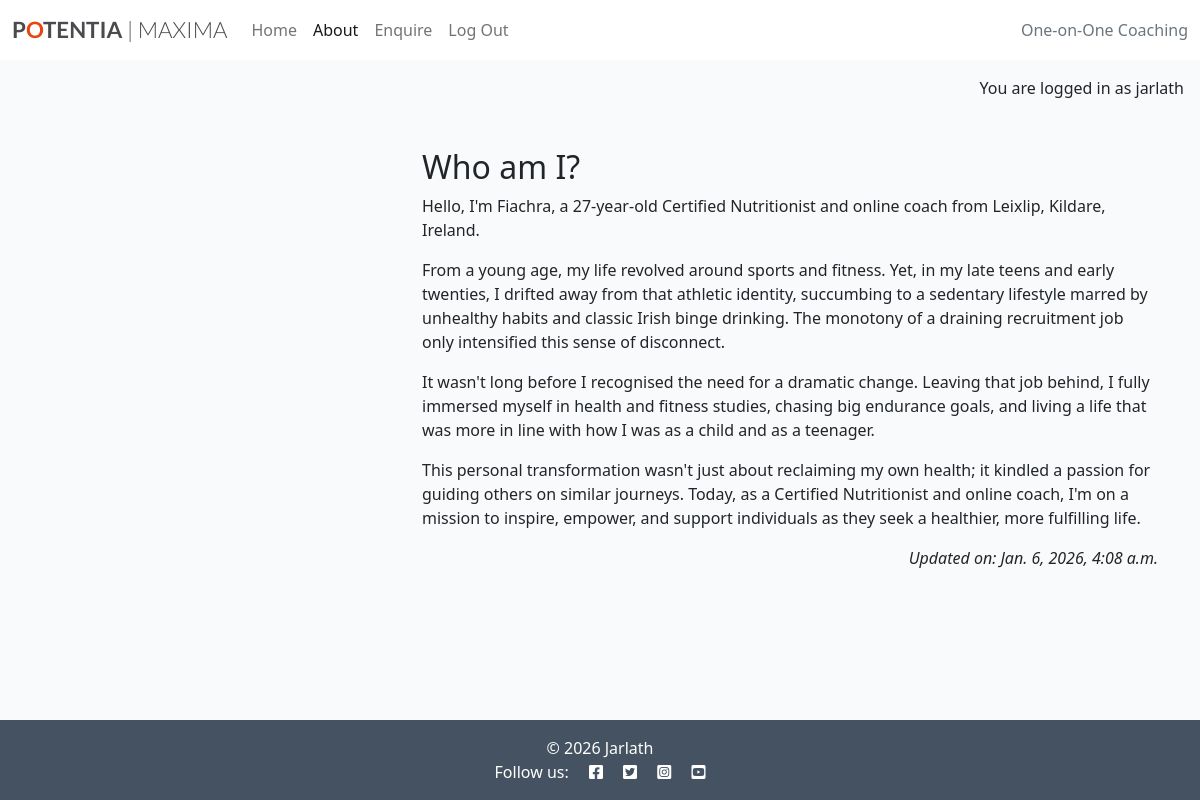
The page /about/ (signed in) on the database its author committed.
### about/models.py (models this page shows, shortened)
class About(models.Model):
    title = models.CharField(max_length=200)
    content = models.TextField()
    updated_on = models.DateTimeField(auto_now=True)
    class Meta:
        ordering = ["-updated_on"]

### about/views.py (the view)
# urls.py: path('', views.about_view, name='about'),
def about_view(request):
    about_content = About.objects.all().order_by('-updated_on').first()
    context = {
        'about': about_content,
    }
    return render(
        request,
        'about/about.html',
        context
        )

### about/templates/about/about.html
{% extends 'base.html' %}
{% block content %}
{% load static %}
<div class="container mt-5">
    <div class="row">
        <div class="col-4 text-center">
        </div>
        <div class="col-8">
            <h2>{{ about.title }}</h2>
            {{ about.content | safe }}
        </div>
    </div>
    <div class="row">
        <div class="col text-right">
            <p class="text-end"><em>Updated on: {{ about.updated_on }}</em></p>
        </div>
    </div>
</div>
{% endblock content %}

### templates/base.html (shortened to what this page needs)
{% load static %}
{% url 'home' as home_url %}
{% url 'about' as about_url %}
{% url 'enquire' as enquire_url %}
{% url 'account_signup' as signup_url %}
{% url 'account_login' as login_url %}
{% url 'account_logout' as logout_url %}
<!DOCTYPE html>
<html class="h-100" lang="en">
<head>
    <link rel="stylesheet" href="https://cdnjs.cloudflare.com/ajax/libs/font-awesome/5.15.3/css/all.min.css">
    <link href="https://cdn.jsdelivr.net/npm/bootstrap@5.0.1/dist/css/bootstrap.min.css" rel="stylesheet"
>
    <link rel="stylesheet" href="{% static 'css/style.css' %}">
</head>
<body class="d-flex flex-column h-100 main-bg">
    <nav class="navbar navbar-expand-lg navbar-light bg-white">
        <div class="container-fluid">
            <a class="navbar-brand" href="{% url 'home' %}"><span class="brand">P<span class="red-o">O</span>TENTIA<span
                        class="thin"> | MAXIMA</span></span></a>
            <div class="collapse navbar-collapse" id="navbarText">
                <ul class="navbar-nav me-auto mb-2 mb-lg-0">
                    <li class="nav-item">
                        <a class="nav-link {% if request.path == home_url %}active{% endif %}" aria-current="page"
                            href="{% url 'home' %}">Home</a>
                    </li>
                    <li class="nav-item">
                        <a class="nav-link
                {% if request.path == about_url %}active{%endif%}" aria-current="page"
                            href="{% url 'about' %}">About</a>
                    </li>
                    <li class="nav-item">
                        <a class="nav-link
                {% if request.path == enquire_url %}active{%endif%}" aria-current="page"
                            href="{% url 'enquire' %}">Enquire</a>
                    </li>
                    {% if user.is_authenticated %}
                    <li class="nav-item">
                        <a class="nav-link {% if request.path == logout_url %}active{% endif %}" aria-current="page"
                            href="{% url 'account_logout' %}">Log Out</a>
                    </li>
                    {% endif %}
                </ul>
                <span class="navbar-text text-muted">
                    One-on-One Coaching
                </span>
            </div>
        </div>
    </nav>
    <main class="flex-shrink-0 main-bg">
        {% if user.is_authenticated %}
        <p class="text-end m-3">You are logged in as {{ user }}</p>
        {% else %}
        <p class="text-end m-3">You are not logged in</p>
        {% endif %}
        {% block content %}{% endblock content %}
    </main>
    <footer class="footer mt-auto py-3 dark-bg">
        <p class="m-0 text-center text-white">
            {% block copyright %}
            &copy; 2026 Jarlath
            {% endblock copyright %}
        </p>
        <p class="m-0 text-center text-white">Follow us:
            <i class="fab fa-facebook-square ms-3"></i>
            <i class="fab fa-twitter-square ms-3"></i>
            <i class="fab fa-instagram-square ms-3"></i>
            <i class="fab fa-youtube-square ms-3"></i>
        </p>
    </footer>
</body>
</html>

### static/css/style.css (style rules this page uses)
body { background-color: #F9FAFC; }
.brand { font-family: Lato, sans-serif; font-size: 1.4rem; font-weight: 700; color: #4A4A4F; }
.red-o { color: #E84610; }
.thin { font-weight: 300; }
.dark-bg { background-color: #445261; }
.main-bg { background-color: #F9FAFC; }

### rows shown on the page
About: title "Who am I?", content "Hello, I'm Fiachra, a 27-year-old Certified Nutritionist and online coach from Leixlip, Kildare, Ireland. From a young age, my life revolved around sports and fitness. Yet, in my late teens and early twenties, I drifted away from that athletic identity, succumbing to a sedentary lifestyle marred by unhealthy habits and classic Irish binge drinking. The monotony of a draining recruitment job only intensified this sense of disconnect. It wasn't long before I recognised the need for a dramatic change. Leaving that job behind, I fully immersed myself in health and fitness studies, chasing big endurance goals, and living a life that was more in line with how I was as a child and as a teenager.…", updated_on "Jan. 6, 2026, 4:08 a.m."

### other values the page prints
{{ user }} "jarlath"
